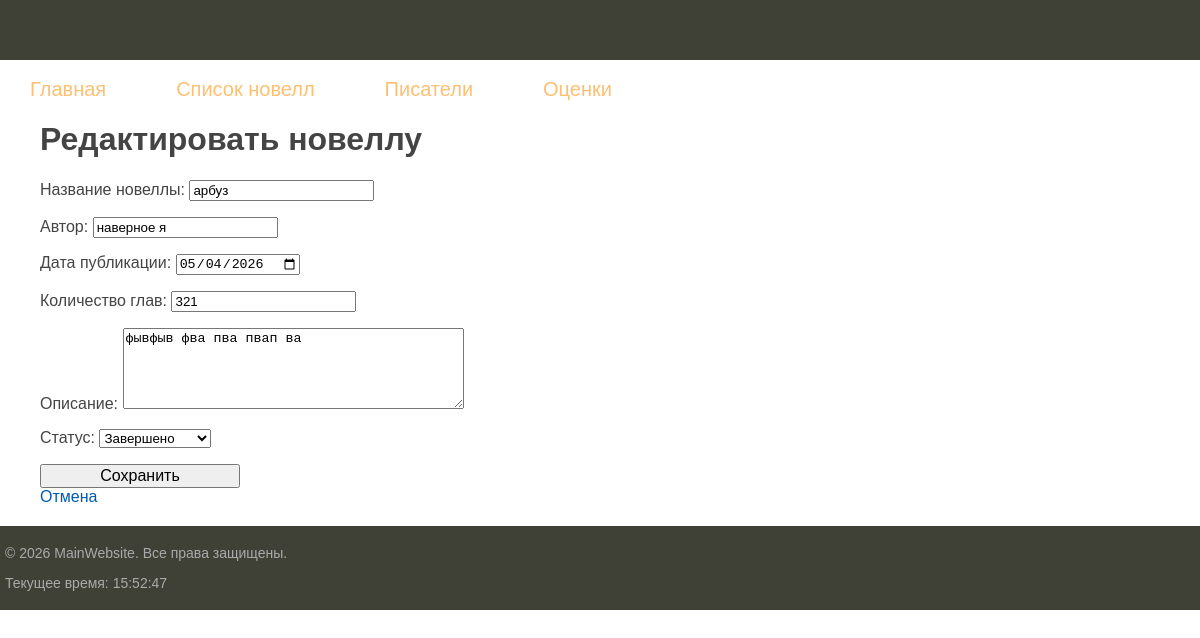
The page /novels/123/edit/ on the database its author committed.
### novel/models.py (models this page shows, shortened)
class Novel(models.Model):
    title = models.CharField(
        max_length=200,
        verbose_name="Название новеллы"
    )
    author = models.CharField(
        max_length=100,
        verbose_name="Автор"
    )
    published_date = models.DateField(
        default=timezone.now,
        verbose_name="Дата публикации"
    )
    chapters_count = models.PositiveIntegerField(
        default=1,
        verbose_name="Количество глав"
    )
    description = models.TextField(
        blank=True,
        null=True,
        verbose_name="Описание"
    )
    slug = models.SlugField(
        max_length=250,
        unique=True,
        blank=True,
        null=True,
        verbose_name="Slug (URL)"
    )
    status = models.CharField(
        max_length=20,
        choices=NovelStatus.choices,
        default=NovelStatus.DRAFT,
        verbose_name="Статус"
    )
    created_at = models.DateTimeField(auto_now_add=True)
    updated_at = models.DateTimeField(auto_now=True)
    objects = NovelManager()  # теперь Novel.objects — это наш менеджер
    all_objects = models.Manager()  # оригинальный менеджер (если понадобится)
    class Meta:
        verbose_name = "Новелла"
        verbose_name_plural = "Новеллы"
        ordering = ['-published_date', 'title']

### novel/views.py (the view)
# urls.py: path('novels/<slug:slug>/edit/', views.novel_update, name='novel_update'),
def novel_update(request, slug):
    novel = get_object_or_404(Novel, slug=slug)
    if request.method == 'POST':
        form = NovelForm(request.POST, instance=novel)
        if form.is_valid():
            novel = form.save(commit=False)
            if not novel.slug and novel.title:
                from django.utils.text import slugify
                base_slug = slugify(novel.title)
                slug_temp = base_slug
                counter = 1
                while Novel.objects.filter(slug=slug_temp).exclude(pk=novel.pk).exists():
                    slug_temp = f"{base_slug}-{counter}"
                    counter += 1
                novel.slug = slug_temp
            novel.save()
            messages.success(request, f'Новелла "{novel.title}" обновлена!')
            return redirect('novel_detail', slug=novel.slug)
    else:
        form = NovelForm(instance=novel)
    return render(request, 'novel_form.html', {'form': form, 'title': 'Редактировать новеллу'})

### novel/forms.py
class NovelForm(forms.ModelForm):
    class Meta:
        model = Novel
        fields = ['title', 'author', 'published_date', 'chapters_count', 'description', 'status']
        widgets = {
            'published_date': forms.DateInput(attrs={'type': 'date'}),
            'description': forms.Textarea(attrs={'rows': 5}),
        }

### novel/templatetags/novel_tags.py (called while the page is built)
@register.simple_tag
def current_time(format_string='%H:%M:%S'):
    return datetime.now().strftime(format_string)

### novel/templates/novel_form.html (shortened to what this page needs)
{% extends 'base.html' %}
{% block content %}
<div class="content">
    <h1>{{ title }}</h1>
    <form method="post">
        {{ form.as_p }}
        <button type="submit" class="form-button">Сохранить</button>
    </form>
    <a href="{% url 'novel_list' %}">Отмена</a>
</div>
{% endblock %}

### novel/static/css/styles.css (style rules this page uses)
html, body { font-family: 'Arial'; margin: 0; padding: 0; height: 100%; width: 100%; color: #444; }
a { color: #0059b2; text-decoration: none; }
.content { padding: 40px 20px 20px 40px; width: 100%; box-sizing: border-box; }
.form-button { min-width: 200px; font-size: 16px; }

### rows shown on the page
Novel: title "арбуз", author "наверное я", published_date "05/04/2026", chapters_count "321", description "фывфыв фва пва пвап ва", status "Завершено"

### other values the page prints
{{ title }} "Редактировать новеллу"
